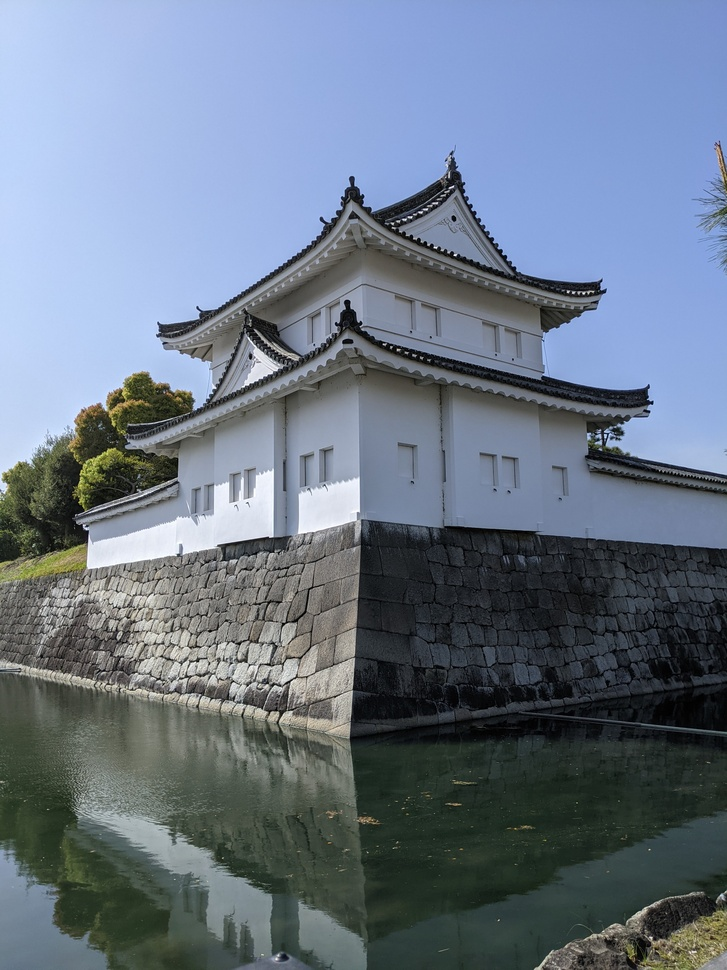
#> input picture assets/Castle1.jpg, 727 x 970 px, shrunk from 3024 x 4032 before the run; its folder holds only this picture in this run
$ python -i processing.py   (imports and definitions only)
#> lines starting #> are read from the running program, lines starting #| are printed output that depends on the picture
from PIL import Image, ImageOps, ImageColor, UnidentifiedImageError
from globals import RESOLUTION, OMARCHY_THEME_PATH, Transformation, Resize_Method, Color_Palette
from omarchy import get_omarchy_theme_colors
from pathlib import Path
import cv2
import numpy
import os
import math

# [83 lines left out: functions process, valid_input_file, resize_image, crop_image, not called in this run]

def transform_water(image_obj):
    try:
        # OpenCV uses BGR color order, Pillow uses RGB, so conversion is needed
        cv2_image_obj = cv2.cvtColor(numpy.array(image_obj), cv2.COLOR_RGB2BGR)
#> cv2_image_obj is the input picture: shape (970, 727, 3); mean B, G, R 135.3, 119.3, 106.6

        # Define the kernel for dilate and erode
        kernel = numpy.ones((5, 5), numpy.uint8)

        # Apply all the transformations effects
        cv2_image_obj = cv2.dilate(cv2_image_obj, kernel, iterations=1)
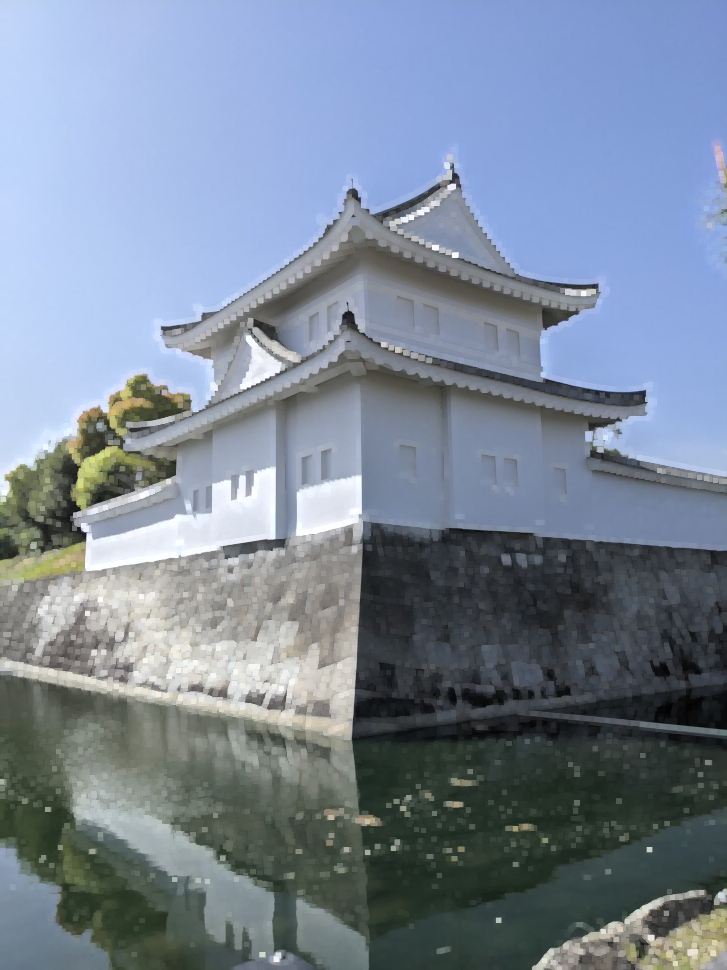
#> cv2_image_obj: shape (970, 727, 3); mean B, G, R 151.4, 135, 122.2
        cv2_image_obj = cv2.erode(cv2_image_obj, kernel, iterations=1)
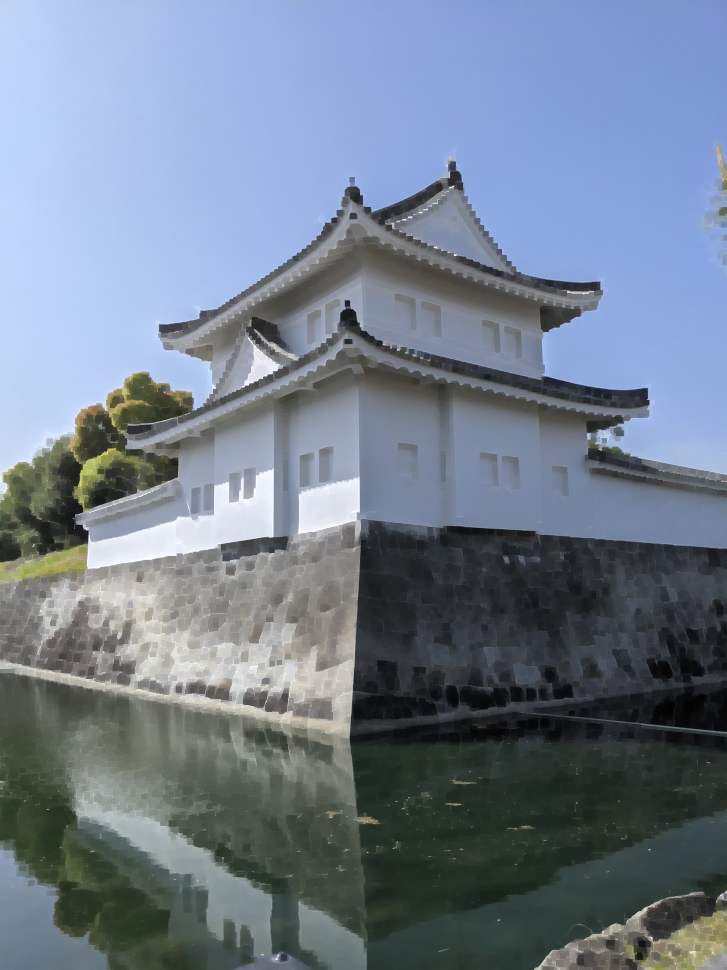
#> cv2_image_obj: shape (970, 727, 3); mean B, G, R 142.4, 126.3, 113.7
        cv2_image_obj = cv2.medianBlur(cv2_image_obj, 5)
        cv2_image_obj = cv2.stylization(cv2_image_obj, sigma_s=50, sigma_r=0.45)
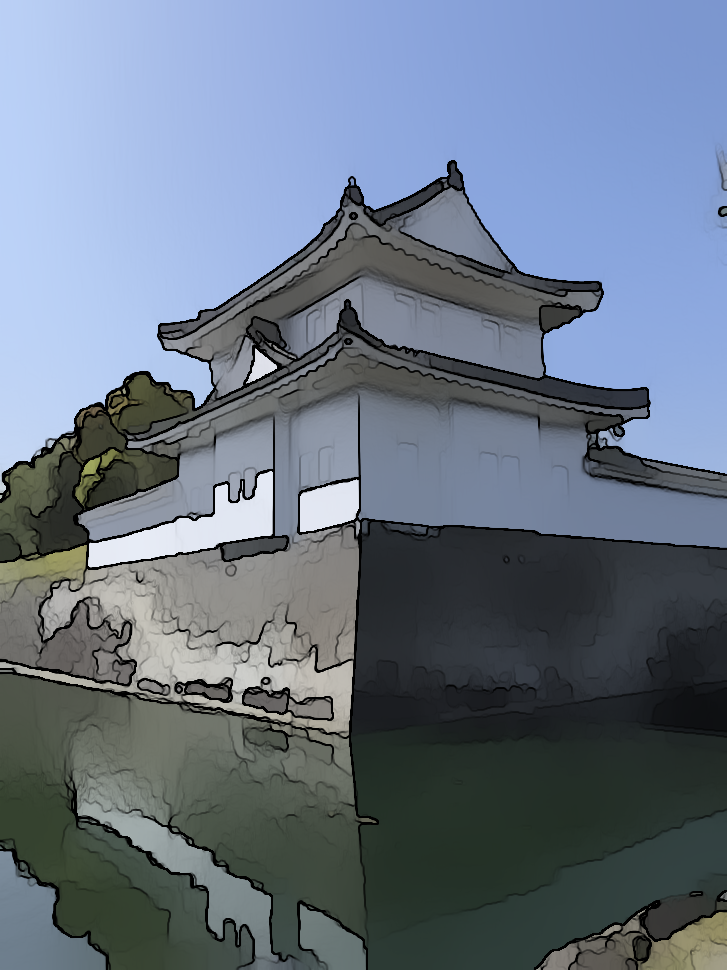
#> cv2_image_obj: shape (970, 727, 3); mean B, G, R 133.5, 117.5, 105.1

        # Convert the cv2 back to pil and apply some extra effects
        transformed_image_obj = Image.fromarray(cv2.cvtColor(cv2_image_obj, cv2.COLOR_BGR2RGB))
        print("Image transformed to watercolor")
        return transformed_image_obj
    except Exception as e:
        print(f"An unexpected error occurred while transforming image - {e}")
        return None

# [89 lines left out: functions transform_colorize, color_palette_photo256, color_palette_photo3, color_palette_omarchy, save_image, not called in this run]

>>> import cv2
>>> picture = cv2.cvtColor(cv2.imread('../assets/Castle1.jpg'), cv2.COLOR_BGR2RGB)
>>> result = transform_water(picture)

$ run again, on assets/Ramen1.jpg
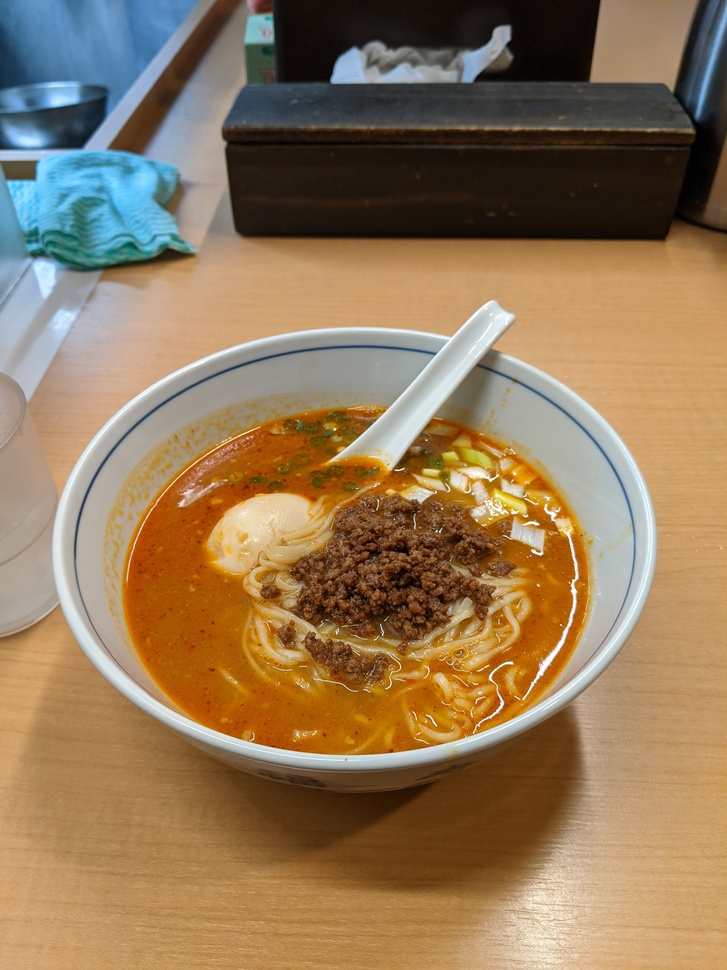
#> input picture assets/Ramen1.jpg, 727 x 970 px, shrunk from 3024 x 4032 before the run
#> in transform_water, cv2_image_obj is the input picture: shape (970, 727, 3); mean B, G, R 88.8, 120.6, 146.9
#> in transform_water, `cv2_image_obj = cv2.erode(cv2_image_obj, kernel, iterations=1)`:
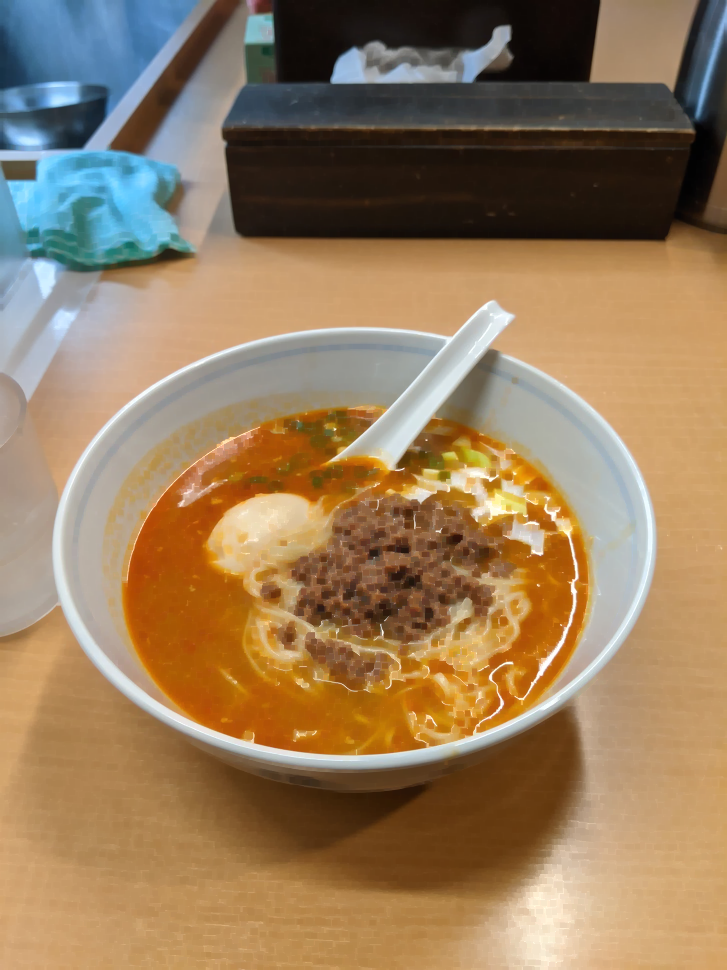
#> cv2_image_obj: shape (970, 727, 3); mean B, G, R 92.8, 124.4, 150.9
#> in transform_water, `cv2_image_obj = cv2.stylization(cv2_image_obj, sigma_s=50, sigma_r=0.45)`:
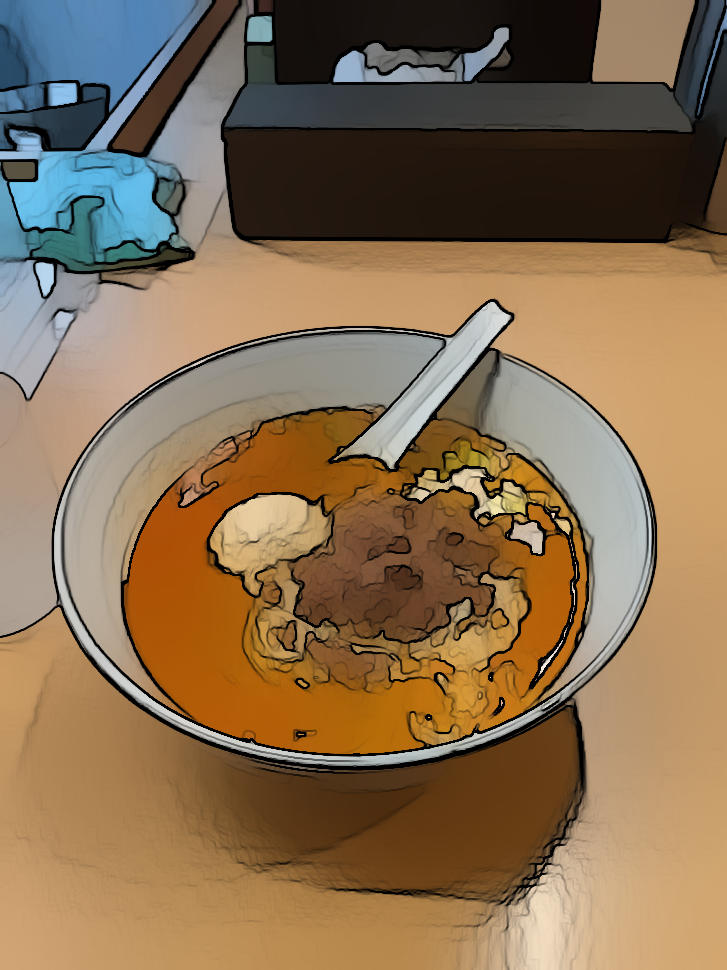
#> cv2_image_obj: shape (970, 727, 3); mean B, G, R 82.1, 111.1, 135.7
